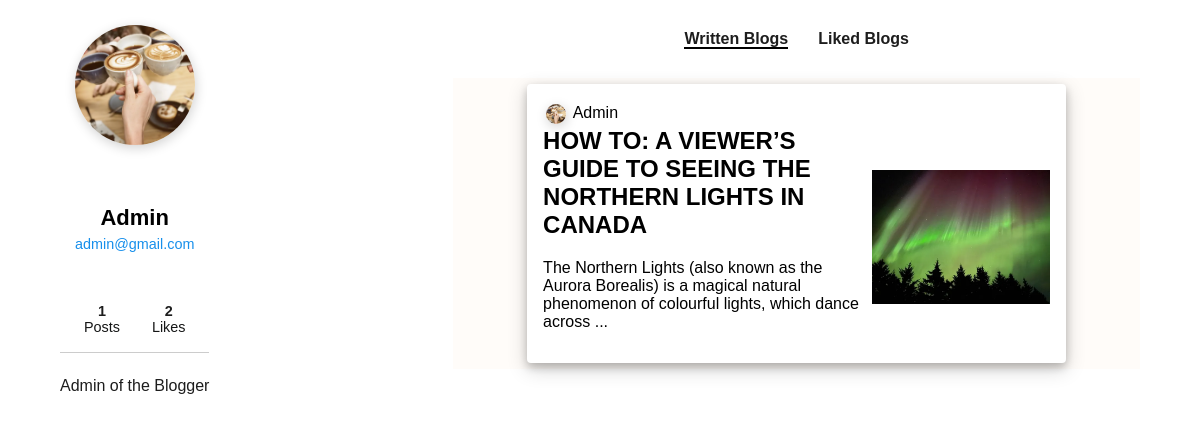
/profile/admin, run on the app's committed database.
### user/models.py (models this page shows, shortened)
class Profile(models.Model):
    user = models.OneToOneField(settings.AUTH_USER_MODEL,
                                on_delete=models.CASCADE)
    about_me = models.CharField(max_length=256,default='Hi, I am using Blogger.')
    date_of_birth = models.DateField(blank=True, null=True)
    photo = models.ImageField(upload_to='users/%Y/%m/%d/',
                              blank=True)

### blog/models.py (models this page shows, shortened)
class Post(models.Model):
    class Status(models.TextChoices):
        DRAFT = 'DF', 'Draft'
        PUBLISHED = 'PB', 'Published'
    title = models.CharField(max_length=250)
    photo = models.ImageField(upload_to='blog_photos/%Y/%m/%d/',
                              blank=True)
    slug = models.SlugField(max_length=250,null=True,unique=True)
    author = models.ForeignKey(User,
                               on_delete=models.CASCADE,
                               blank=False
                               )
    body = models.TextField()
    publish = models.DateTimeField(default=timezone.now)
    created = models.DateTimeField(auto_now_add=True)
    updated = models.DateTimeField(auto_now=True)
    status = models.CharField(
        max_length=2, choices=Status.choices, default=Status.DRAFT)
    likes = models.ManyToManyField(User, blank=True, related_name="blog_posts")
    class Meta:
        ordering = ['-publish']
        indexes = [
            models.Index(fields=['-publish']),
        ]
    def get_absolute_url(self):
        return reverse("post_detail", kwargs={"slug": self.slug})

### user/views.py (the view)
# urls.py: path('profile/<str:username>', views.profile_username, name='profile-username'),
def profile_username(request,username):
    user = User.objects.get(username=username)
    likedPosts = Post.objects.filter(likes=user.id)
    writtenPosts = Post.objects.filter(author = user).order_by('-created')
    template = loader.get_template('profile.html')
    context = {
        'user': user,
        'likedPosts': likedPosts,
        'writtenPosts':writtenPosts,
        'edit': bool(False)
    }
    return HttpResponse(template.render(context, request))

### user/templates/profile.html (shortened to what this page needs)
{% load static %}
<!DOCTYPE html>
<html>
<head>
  <link rel="stylesheet" href="{% static 'app.css' %}" />
  <link rel="stylesheet" href="{% static 'color.css' %}" />
  <link rel="stylesheet" href="{% static 'blog_box.css' %}" />
</head>
<body>
  <div class="header__wrapper">
    <div class="cols__container">
      <div class="left__col">
        <div class="img__container">
          {% if user.profile.photo %}
            <img src="{{ user.profile.photo.url }}" alt="Profile" />
          {% else %}
            <img src="{% static 'avatar.jpg' %}" alt="Profile" />
          {% endif %}
        </div>
        <h2>{{ user.first_name }} {{ user.last_name }}</h2>
        <p>{{ user.email }}</p>
        <ul class="about">
          <li><span>{{ writtenPosts|length }}</span>Posts</li>
          <li><span>{{ likedPosts|length }}</span>Likes</li>
        </ul>
        <div class="content">
          <p>
            {{ user.profile.about_me }}
          </p>
        </div>
      </div>
      <div class="right__col">
        <nav>
          <ul>
            <li><span id="written-text" onclick="showWritten()">Written Blogs</span></li>
            <li><span id="liked-text" onclick="showliked()">Liked Blogs</span></li>
          </ul>
        </nav>
        <div id="written-posts" class="post-container">
          {% for x in writtenPosts %}
          {% include 'blog_box.html' with post=x %}
          {% endfor %}
        </div>
      </div>
    </div>
  </div>
</body>
</html>
</body>
</html>

### blog/templates/blog_box.html
{% load static %}
<div class="blog-box">
  <div class="blog-box-h">
    <a href="{% url 'profile-username' username=post.author.username %}">
    {% if post.author.profile.photo %}
      <img src="{{post.author.profile.photo.url }}" alt="Blog Photo" />
    {% else %}
      <img src="{% static 'avatar.jpg' %}" alt="Blog Photo" />
    {% endif %}
    </a>
    <span>{{ post.author.first_name}} {{ post.author.last_name }}</span>
  </div>
  <a href="{{ post.get_absolute_url }}">
  <div class="blog-box-b">
    <div>
      <h2>{{ post.title }}</h2>
      <p>{{ post.body|slice:":128" }}...</p>
    </div>
    {% if post.photo %}
      <img src="{{post.photo.url}}" alt="Blog Photo" />
    {% else %}
      <img src="{% static 'placeholder.png' %}" alt="Blog Photo" />
    {% endif %}
  </div>
</a>
</div>

### user/static/app.css (style rules this page uses)
body { width: 100%; margin: 0; padding: 0; box-sizing: border-box; min-height: 100vh; font-family: "Franklin Gothic Medium", "Arial Narrow", Arial, sans-serif; background-color: var(----bg-primary); }
ul { list-style-type: none; margin: 0; padding: 0; display: flex; align-items: center; }
a { text-decoration: none; }
.header__wrapper .cols__container .left__col { position: sticky; padding: 25px 20px; text-align: center; max-width: 350px; margin: 0 auto; }
.header__wrapper .cols__container .left__col .img__container img { width: 120px; height: 120px; object-fit: cover; border-radius: 50%; display: block; box-shadow: 1px 3px 12px rgba(0, 0, 0, 0.18); margin: 0 auto; }
.header__wrapper .cols__container .left__col h2 { margin-top: 60px; font-weight: 600; font-size: 22px; margin-bottom: 5px; }
.header__wrapper .cols__container .left__col p { font-size: 0.9rem; color: #178feb; margin: 0; }
.header__wrapper .cols__container .left__col .about { justify-content: center; position: relative; margin: 35px 0; }
.header__wrapper .cols__container .left__col .about li { display: flex; flex-direction: column; color: #151616; padding: 1rem; padding-bottom: 0.1rem; font-size: 0.9rem; }
.header__wrapper .cols__container .left__col .about li span { color: #1d1d1d; font-weight: 600; }
.header__wrapper .cols__container .left__col .about:after { position: absolute; content: ""; bottom: -16px; display: block; background: #cccccc; height: 1px; width: 100%; }
.header__wrapper .cols__container .content p { font-size: 1rem; color: #1d1d1d; line-height: 1.8em; }
.header__wrapper .cols__container .right__col nav { display: flex; align-items: center; padding: 30px 0; justify-content: center; flex-direction: column; }
.header__wrapper .cols__container .right__col nav ul { display: flex; gap: 20px; flex-direction: column; }
.header__wrapper .cols__container .right__col nav ul li span { color: #1d1d1d; font-weight: 600; cursor: pointer; }
.header__wrapper .cols__container .right__col nav ul li:nth-child(1) span { color: #1d1d1d; font-weight: 600; cursor: pointer; }
@media (min-width: 868px) { .header__wrapper .cols__container { max-width: 1200px; margin: 0 auto; width: 90%; justify-content: space-between; display: grid; grid-template-columns: 1fr 2fr; gap: 50px; } }
@media (min-width: 868px) { .header__wrapper .cols__container .left__col { padding: 25px 0px; } }
@media (min-width: 868px) { .header__wrapper .cols__container .right__col nav ul { flex-direction: row; gap: 30px; } }
@media (min-width: 1017px) { .header__wrapper .cols__container .left__col { margin: 0; margin-right: auto; } }
@media (min-width: 1017px) { .header__wrapper .cols__container .right__col nav { flex-direction: row; } }
.post-container { background-color: var(--bg-primary); display: flex; flex-direction: column; justify-items: flex-start; align-items: center; gap: 0.8rem; padding: 0.4rem; }

### blog/static/color.css (style rules this page uses)
*:root { --sunglow: #ffd166; --pink: #ef476f; --emerald: #06d6a0; --bg-primary: #fffcf9; }

### blog/static/blog_box.css (style rules this page uses)
.blog-box { box-sizing: border-box; width: 80%; height: 30%; background-color: white; padding: 1rem; border-radius: 4px; box-shadow: 0 4px 8px 0 rgba(0, 0, 0, 0.2), 0 6px 20px 0 rgba(0, 0, 0, 0.19); }
a { text-decoration: none; color: black; }
.blog-box h2 { font-weight: 700; margin-top: 0; }
.blog-box-h { background-color: white; display: flex; gap: 0.4rem; padding: 0.2rem; }
.blog-box-h img { width: 20px; height: 20px; object-fit: cover; border-radius: 50%; display: block; box-shadow: 1px 3px 12px rgba(0, 0, 0, 0.18); }
.blog-box-b { display: flex; justify-content: space-between; align-items: center; gap: 0.2rem; overflow: hidden; }
.blog-box-b img { width: 200px; height: 134px; object-fit: contain; }

### data on the page
Post: author.profile.photo (picture), author.first_name "Admin", title "HOW TO: A VIEWER’S GUIDE TO SEEING THE NORTHERN LIGHTS IN CANADA", body "The Northern Lights (also known as the Aurora Borealis) is a magical natural phenomenon of colourful lights, which dance across", photo (picture)

### other printed values
{{ user.first_name }} "Admin"
{{ user.email }} "admin@gmail.com"
{{ writtenPosts|length }} "1"
{{ likedPosts|length }} "2"
{{ user.profile.about_me }} "Admin of the Blogger"
